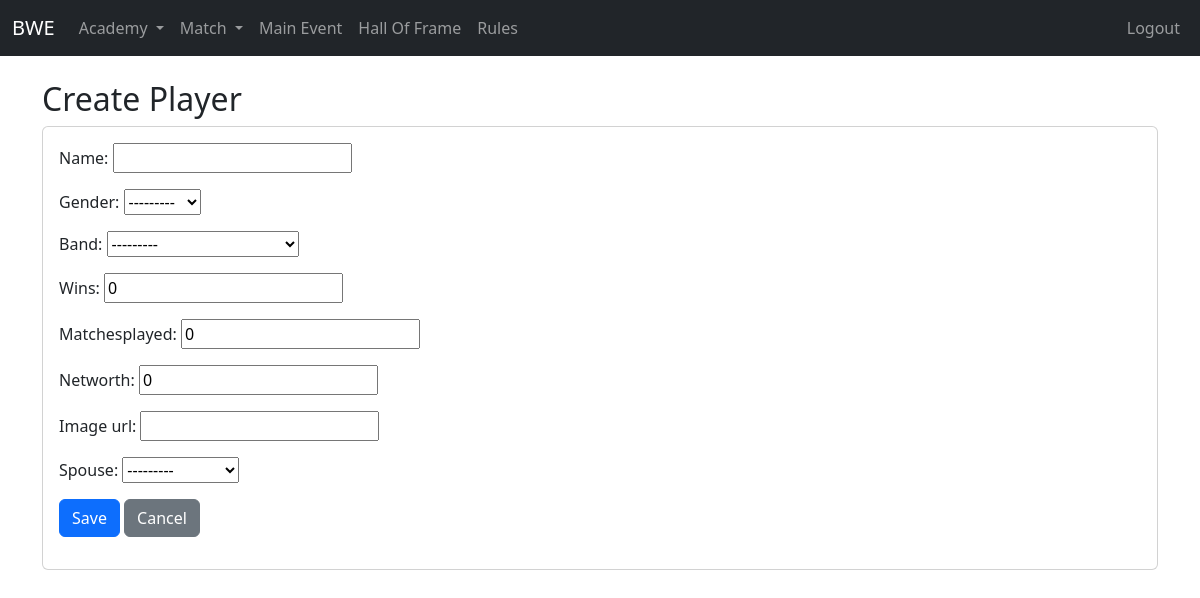
The app's page /academy/players/create/ (signed in) with its own data.
### academy/models.py (models this page shows, shortened)
class Band(models.Model):
    name = models.CharField(max_length=200)
    networth = models.FloatField(default=0)
    image_url = models.CharField(max_length=120, null=True, blank=True)
    emoji = models.CharField(max_length=5, null=True, blank=True)
    def __str__(self):
        return self.name

class Player(models.Model):
    GENDER_CHOICES = [
        ('Male', 'Male'),
        ('Female', 'Female'),
    ]
    name = models.CharField(max_length=200)
    gender = models.CharField(max_length=10, choices=GENDER_CHOICES)
    band = models.ForeignKey(Band, on_delete=models.CASCADE, related_name='player_band')
    wins = models.PositiveIntegerField(default=0)
    matchesplayed = models.PositiveIntegerField(default=0)
    winningpercentage = models.FloatField(default=0)
    networth = models.FloatField(default=0)
    image_url = models.CharField(max_length=120, null=True, blank=True)
    is_active = models.BooleanField(default=True)
    objects = ActivePlayerManager()
    all_objects = models.Manager()
    spouse = models.OneToOneField(
        'self',
        on_delete=models.SET_NULL,
        null=True,
        blank=True,
        related_name="partner"
    )
    def __str__(self):
        return self.name

### academy/views.py (the view)
# urls.py: path('players/create/', views.player_create, name='player-create'),
@login_required
def player_create(request):
    form_name = "Create Player"
    if request.method == "POST":
        form = PlayerForm(request.POST)
        if form.is_valid():
            form.save()
            return redirect('player-list')
    else:
        form = PlayerForm()
    return render(request, 'form.html', {'form': form, "form_name": form_name, 'list_url': reverse('player-list'), })

### academy/forms.py
class PlayerForm(forms.ModelForm):
    class Meta:
        model = Player
        fields = ['name', 'gender', 'band', 'wins', 'matchesplayed', 'networth', 'image_url', 'spouse']

### templates/form.html
{% extends "base.html" %}
{% block content %}
<h2>{{ form_name }}</h2>
<form method="post" class="card p-3">{% csrf_token %}
  {{ form.as_p }}
  <p>
    <button type="submit" class="btn btn-primary">Save</button>
    <a href="{{ list_url }}" class="btn btn-secondary">Cancel</a>
  </p>
</form>
{% endblock %}

### records on screen
Player: gender "---------", band "---------", wins "0", matchesplayed "0", networth "0", spouse "---------"
